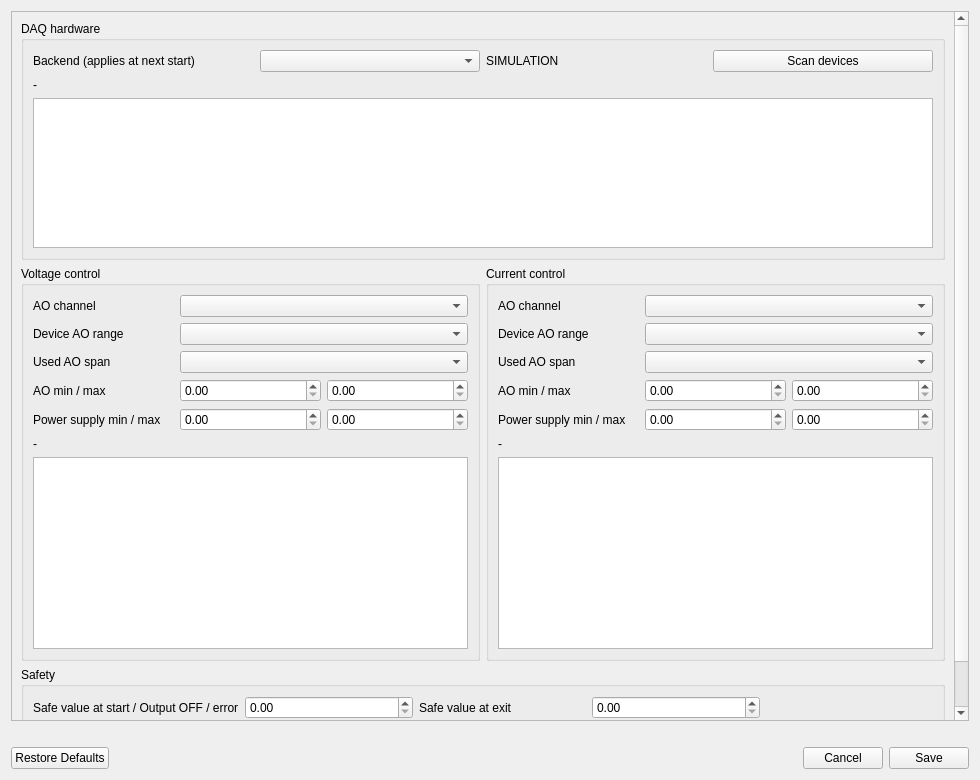
<?xml version="1.0" encoding="UTF-8"?>
<ui version="4.0">
  <class>SettingsForm</class>
  <widget class="QWidget" name="SettingsForm">
    <property name="windowTitle">
      <string>PS Control - Settings</string>
    </property>
    <property name="geometry">
      <rect>
        <x>0</x>
        <y>0</y>
        <width>980</width>
        <height>780</height>
      </rect>
    </property>
    <layout class="QVBoxLayout" name="rootLayout">
      <item>
        <widget class="QScrollArea" name="scrollArea">
          <property name="widgetResizable">
            <bool>true</bool>
          </property>
          <widget class="QWidget" name="scrollContent">
            <layout class="QVBoxLayout" name="contentLayout">
              <item>
                <widget class="QGroupBox" name="gbDaq">
                  <property name="title">
                    <string>DAQ hardware</string>
                  </property>
                  <layout class="QGridLayout" name="daqLayout">
                    <item row="0" column="0">
                      <widget class="QLabel" name="lblBackendCaption">
                        <property name="text">
                          <string>Backend (applies at next start)</string>
                        </property>
                      </widget>
                    </item>
                    <item row="0" column="1">
                      <widget class="QComboBox" name="cbBackend">
                        <property name="toolTip">
                          <string>DAQ backend used at the next start. Auto = NI-DAQmx, or the simulation if NI-DAQmx is not installed.</string>
                        </property>
                      </widget>
                    </item>
                    <item row="0" column="2">
                      <widget class="QLabel" name="lblSimulation">
                        <property name="text">
                          <string>SIMULATION</string>
                        </property>
                        <property name="toolTip">
                          <string>No real hardware is controlled - simulated devices are used.</string>
                        </property>
                      </widget>
                    </item>
                    <item row="0" column="3">
                      <widget class="QPushButton" name="btnScan">
                        <property name="text">
                          <string>Scan devices</string>
                        </property>
                        <property name="toolTip">
                          <string>Search all NI devices with analog outputs.</string>
                        </property>
                      </widget>
                    </item>
                    <item row="1" column="0" colspan="4">
                      <widget class="QLabel" name="lblBackendInfo">
                        <property name="text">
                          <string>-</string>
                        </property>
                        <property name="wordWrap">
                          <bool>true</bool>
                        </property>
                      </widget>
                    </item>
                    <item row="2" column="0" colspan="4">
                      <widget class="QTableWidget" name="twDevices">
                        <property name="toolTip">
                          <string>Devices found by the last scan.</string>
                        </property>
                        <property name="maximumSize">
                          <size>
                            <width>16777215</width>
                            <height>150</height>
                          </size>
                        </property>
                      </widget>
                    </item>
                  </layout>
                </widget>
              </item>
              <item>
                <layout class="QHBoxLayout" name="channelsLayout">
                  <item>
                    <widget class="QGroupBox" name="v_gbChannel">
                      <property name="title">
                        <string>Voltage control</string>
                      </property>
                      <layout class="QGridLayout" name="v_channelLayout">
                        <item row="0" column="0">
                          <widget class="QLabel" name="v_lblChannel">
                            <property name="text">
                              <string>AO channel</string>
                            </property>
                          </widget>
                        </item>
                        <item row="0" column="1" colspan="2">
                          <widget class="QComboBox" name="v_cbChannel">
                            <property name="toolTip">
                              <string>NI analog output that drives the power supply control input.</string>
                            </property>
                          </widget>
                        </item>
                        <item row="1" column="0">
                          <widget class="QLabel" name="v_lblDeviceRange">
                            <property name="text">
                              <string>Device AO range</string>
                            </property>
                          </widget>
                        </item>
                        <item row="1" column="1" colspan="2">
                          <widget class="QComboBox" name="v_cbDeviceRange">
                            <property name="toolTip">
                              <string>Output range supported by the device (read from NI-DAQmx).</string>
                            </property>
                          </widget>
                        </item>
                        <item row="2" column="0">
                          <widget class="QLabel" name="v_lblSpan">
                            <property name="text">
                              <string>Used AO span</string>
                            </property>
                          </widget>
                        </item>
                        <item row="2" column="1" colspan="2">
                          <widget class="QComboBox" name="v_cbSpanPreset">
                            <property name="toolTip">
                              <string>Voltage span of the power supply control input. Custom = enter min/max.</string>
                            </property>
                          </widget>
                        </item>
                        <item row="3" column="0">
                          <widget class="QLabel" name="v_lblAo">
                            <property name="text">
                              <string>AO min / max</string>
                            </property>
                          </widget>
                        </item>
                        <item row="3" column="1">
                          <widget class="QDoubleSpinBox" name="v_dsbAoMin">
                            <property name="toolTip">
                              <string>Used span minimum (AO volts)</string>
                            </property>
                          </widget>
                        </item>
                        <item row="3" column="2">
                          <widget class="QDoubleSpinBox" name="v_dsbAoMax">
                            <property name="toolTip">
                              <string>Used span maximum (AO volts)</string>
                            </property>
                          </widget>
                        </item>
                        <item row="4" column="0">
                          <widget class="QLabel" name="v_lblPs">
                            <property name="text">
                              <string>Power supply min / max</string>
                            </property>
                          </widget>
                        </item>
                        <item row="4" column="1">
                          <widget class="QDoubleSpinBox" name="v_dsbPsMin">
                            <property name="toolTip">
                              <string>Power supply range minimum (V)</string>
                            </property>
                          </widget>
                        </item>
                        <item row="4" column="2">
                          <widget class="QDoubleSpinBox" name="v_dsbPsMax">
                            <property name="toolTip">
                              <string>Power supply range maximum (V)</string>
                            </property>
                          </widget>
                        </item>
                        <item row="5" column="0" colspan="3">
                          <widget class="QLabel" name="v_lblScale">
                            <property name="text">
                              <string>-</string>
                            </property>
                            <property name="wordWrap">
                              <bool>true</bool>
                            </property>
                          </widget>
                        </item>
                        <item row="6" column="0" colspan="3">
                          <widget class="QTableWidget" name="v_twPreview">
                            <property name="toolTip">
                              <string>Scaling preview: power supply value and the AO voltage sent.</string>
                            </property>
                          </widget>
                        </item>
                      </layout>
                    </widget>
                  </item>
                  <item>
                    <widget class="QGroupBox" name="i_gbChannel">
                      <property name="title">
                        <string>Current control</string>
                      </property>
                      <layout class="QGridLayout" name="i_channelLayout">
                        <item row="0" column="0">
                          <widget class="QLabel" name="i_lblChannel">
                            <property name="text">
                              <string>AO channel</string>
                            </property>
                          </widget>
                        </item>
                        <item row="0" column="1" colspan="2">
                          <widget class="QComboBox" name="i_cbChannel">
                            <property name="toolTip">
                              <string>NI analog output that drives the power supply control input.</string>
                            </property>
                          </widget>
                        </item>
                        <item row="1" column="0">
                          <widget class="QLabel" name="i_lblDeviceRange">
                            <property name="text">
                              <string>Device AO range</string>
                            </property>
                          </widget>
                        </item>
                        <item row="1" column="1" colspan="2">
                          <widget class="QComboBox" name="i_cbDeviceRange">
                            <property name="toolTip">
                              <string>Output range supported by the device (read from NI-DAQmx).</string>
                            </property>
                          </widget>
                        </item>
                        <item row="2" column="0">
                          <widget class="QLabel" name="i_lblSpan">
                            <property name="text">
                              <string>Used AO span</string>
                            </property>
                          </widget>
                        </item>
                        <item row="2" column="1" colspan="2">
                          <widget class="QComboBox" name="i_cbSpanPreset">
                            <property name="toolTip">
                              <string>Voltage span of the power supply control input. Custom = enter min/max.</string>
                            </property>
                          </widget>
                        </item>
                        <item row="3" column="0">
                          <widget class="QLabel" name="i_lblAo">
                            <property name="text">
                              <string>AO min / max</string>
                            </property>
                          </widget>
                        </item>
                        <item row="3" column="1">
                          <widget class="QDoubleSpinBox" name="i_dsbAoMin">
                            <property name="toolTip">
                              <string>Used span minimum (AO volts)</string>
                            </property>
                          </widget>
                        </item>
                        <item row="3" column="2">
                          <widget class="QDoubleSpinBox" name="i_dsbAoMax">
                            <property name="toolTip">
                              <string>Used span maximum (AO volts)</string>
                            </property>
                          </widget>
                        </item>
                        <item row="4" column="0">
                          <widget class="QLabel" name="i_lblPs">
                            <property name="text">
                              <string>Power supply min / max</string>
                            </property>
                          </widget>
                        </item>
                        <item row="4" column="1">
                          <widget class="QDoubleSpinBox" name="i_dsbPsMin">
                            <property name="toolTip">
                              <string>Power supply range minimum (A)</string>
                            </property>
                          </widget>
                        </item>
                        <item row="4" column="2">
                          <widget class="QDoubleSpinBox" name="i_dsbPsMax">
                            <property name="toolTip">
                              <string>Power supply range maximum (A)</string>
                            </property>
                          </widget>
                        </item>
                        <item row="5" column="0" colspan="3">
                          <widget class="QLabel" name="i_lblScale">
                            <property name="text">
                              <string>-</string>
                            </property>
                            <property name="wordWrap">
                              <bool>true</bool>
                            </property>
                          </widget>
                        </item>
                        <item row="6" column="0" colspan="3">
                          <widget class="QTableWidget" name="i_twPreview">
                            <property name="toolTip">
                              <string>Scaling preview: power supply value and the AO voltage sent.</string>
                            </property>
                          </widget>
                        </item>
                      </layout>
                    </widget>
                  </item>
                </layout>
              </item>
              <item>
                <widget class="QGroupBox" name="gbSafety">
                  <property name="title">
                    <string>Safety</string>
                  </property>
                  <layout class="QGridLayout" name="safetyLayout">
                    <item row="0" column="0">
                      <widget class="QLabel" name="lblSafeStartup">
                        <property name="text">
                          <string>Safe value at start / Output OFF / error</string>
                        </property>
                      </widget>
                    </item>
                    <item row="0" column="1">
                      <widget class="QDoubleSpinBox" name="dsbSafeStartup">
                        <property name="toolTip">
                          <string>Power supply value written to both channels at start-up, Output OFF and on errors.</string>
                        </property>
                      </widget>
                    </item>
                    <item row="0" column="2">
                      <widget class="QLabel" name="lblSafeExit">
                        <property name="text">
                          <string>Safe value at exit</string>
                        </property>
                      </widget>
                    </item>
                    <item row="0" column="3">
                      <widget class="QDoubleSpinBox" name="dsbSafeExit">
                        <property name="toolTip">
                          <string>Power supply value written to both channels when the application closes.</string>
                        </property>
                      </widget>
                    </item>
                    <item row="1" column="0">
                      <widget class="QCheckBox" name="chkSlewLimit">
                        <property name="text">
                          <string>Limit slew rate (front panel)</string>
                        </property>
                        <property name="toolTip">
                          <string>When on, front-panel changes ramp at the rates below instead of jumping.</string>
                        </property>
                      </widget>
                    </item>
                    <item row="1" column="1">
                      <widget class="QLabel" name="lblSlewVoltage">
                        <property name="text">
                          <string>Voltage rate</string>
                        </property>
                      </widget>
                    </item>
                    <item row="1" column="2">
                      <widget class="QDoubleSpinBox" name="dsbSlewVoltage">
                        <property name="toolTip">
                          <string>Voltage slew rate in V/s</string>
                        </property>
                      </widget>
                    </item>
                    <item row="1" column="3">
                      <widget class="QLabel" name="lblSlewCurrent">
                        <property name="text">
                          <string>Current rate</string>
                        </property>
                      </widget>
                    </item>
                    <item row="1" column="4">
                      <widget class="QDoubleSpinBox" name="dsbSlewCurrent">
                        <property name="toolTip">
                          <string>Current slew rate in A/s</string>
                        </property>
                      </widget>
                    </item>
                  </layout>
                </widget>
              </item>
            </layout>
          </widget>
        </widget>
      </item>
      <item>
        <widget class="QLabel" name="lblMessages">
          <property name="text">
            <string />
          </property>
          <property name="wordWrap">
            <bool>true</bool>
          </property>
        </widget>
      </item>
      <item>
        <layout class="QHBoxLayout" name="buttonLayout">
          <item>
            <widget class="QPushButton" name="btnRestoreDefaults">
              <property name="text">
                <string>Restore Defaults</string>
              </property>
              <property name="toolTip">
                <string>Load the default settings into the form (saved only with Save).</string>
              </property>
            </widget>
          </item>
          <item>
            <spacer name="buttonSpacer">
              <property name="orientation">
                <enum>Qt::Orientation::Horizontal</enum>
              </property>
              <property name="sizeHint" stdset="0">
                <size>
                  <width>40</width>
                  <height>20</height>
                </size>
              </property>
            </spacer>
          </item>
          <item>
            <widget class="QPushButton" name="btnCancel">
              <property name="text">
                <string>Cancel</string>
              </property>
              <property name="toolTip">
                <string>Close without saving unsaved changes.</string>
              </property>
            </widget>
          </item>
          <item>
            <widget class="QPushButton" name="btnSave">
              <property name="text">
                <string>Save</string>
              </property>
              <property name="toolTip">
                <string>Check, save to config/settings.json and set up the AO channels.</string>
              </property>
            </widget>
          </item>
        </layout>
      </item>
    </layout>
  </widget>
  <resources />
  <connections />
</ui>
